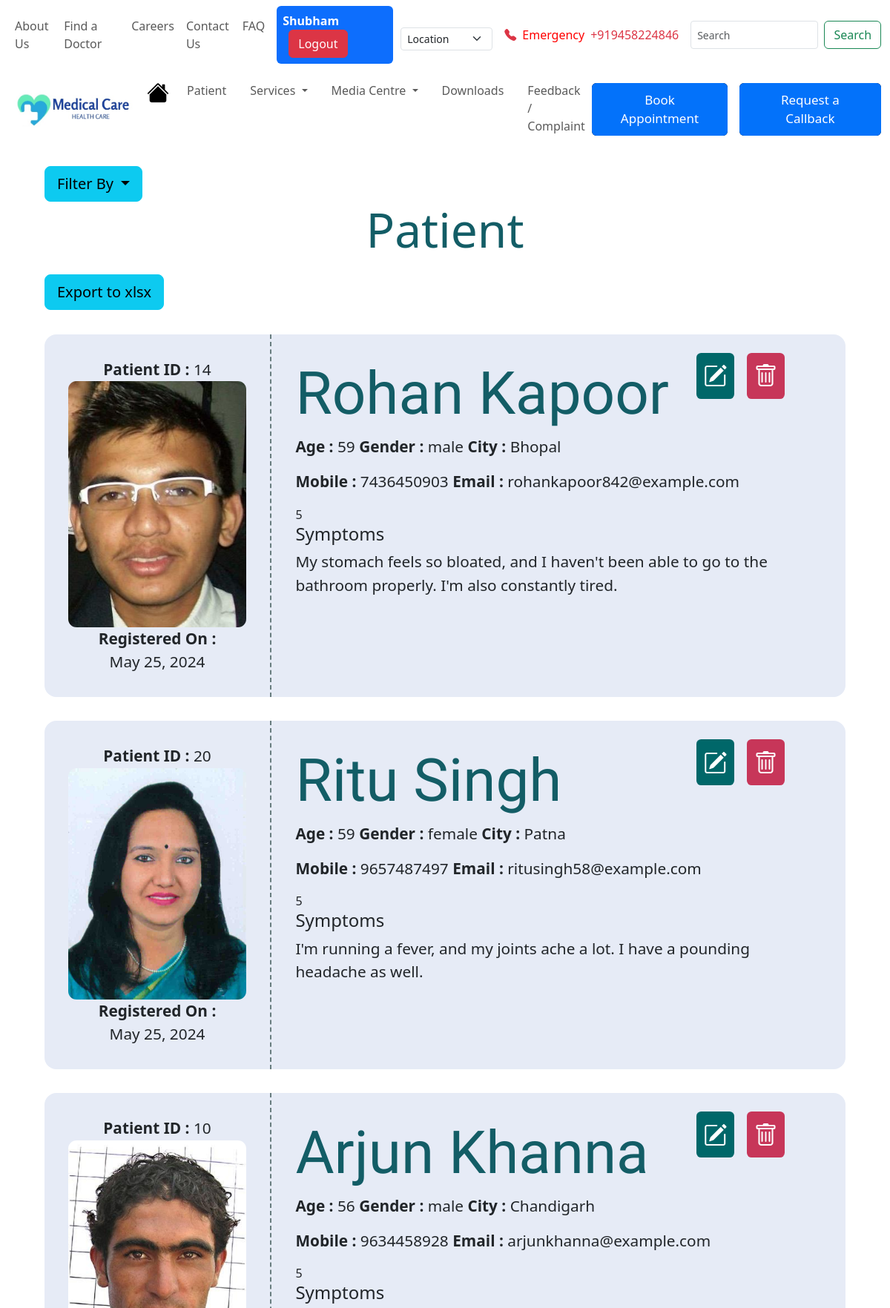
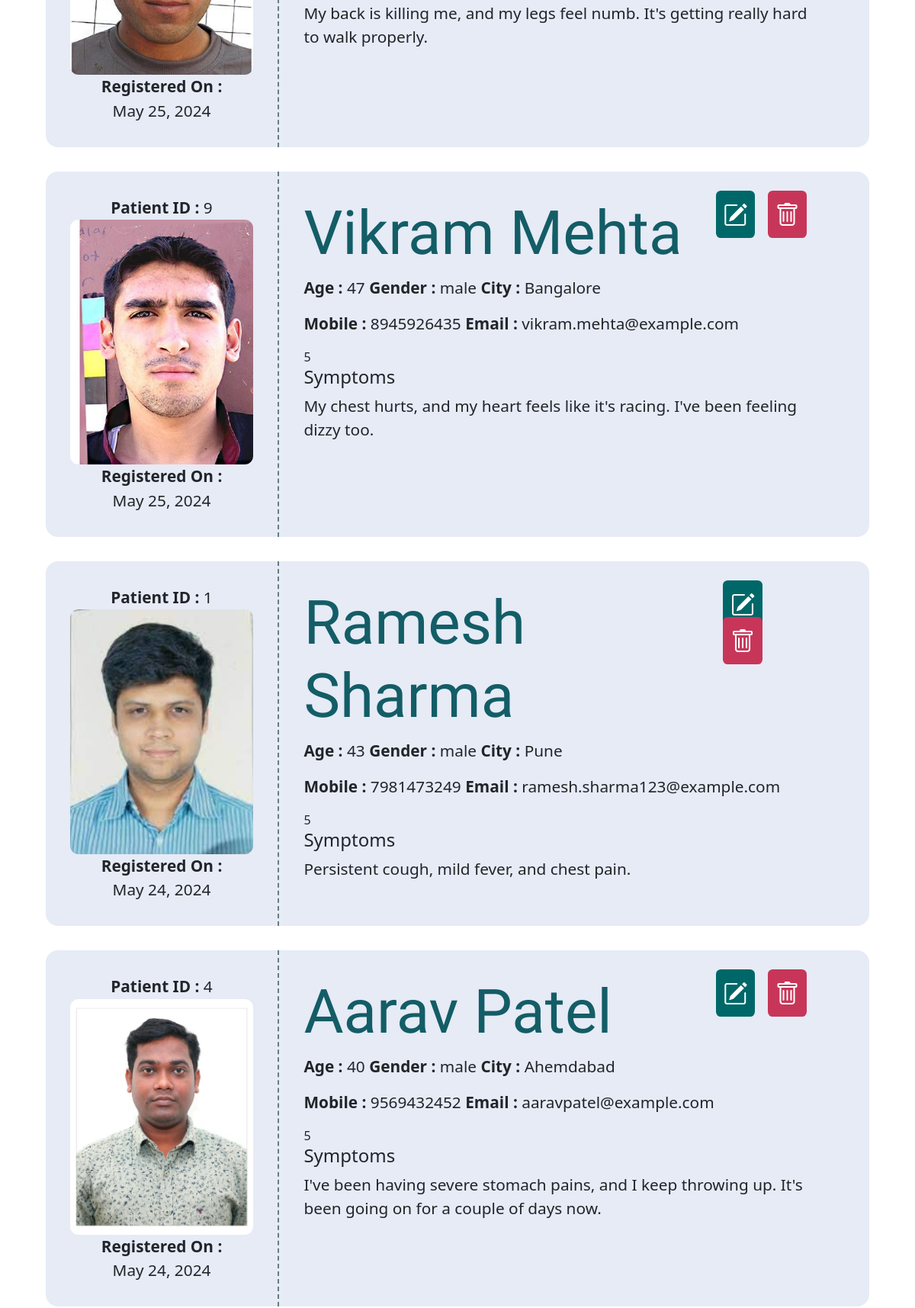
The page /patient/filter/age-desc (signed in, upper part) on the database its author committed (2 pictures, top to bottom).
### Patient/models.py (models this page shows, shortened)
class Patients(models.Model):
    patient_id = models.AutoField(primary_key=True, unique=True)
    patient_full_name = models.CharField(max_length=100)
    patient_father_name = models.CharField(max_length=100)
    patient_age = models.SmallIntegerField()
    patient_gender = models.CharField(max_length=10)
    patient_mobile = models.CharField(max_length=10,unique=True)
    patient_email = models.EmailField(max_length=100,unique=True)
    patient_city = models.CharField(max_length=50)
    patient_symptoms = models.CharField(max_length=1000)
    registeration_time = models.DateField(auto_now_add=True)
    patient_image = models.ImageField(upload_to='patient_image/',null=True) # For uploaded photo

### Patient/views.py (the view)
# urls.py: path('filter/<slug:by>', views.filter_patient, name='filter-patient'),
def filter_patient(request,by):
    if not (request.session.get('staff_id')):
        return redirect('Patient:login')
    if by == 'male':
        patients = models.Patients.objects.filter(patient_gender='male').all()
        data = {
            'patients' : patients
        }
    elif by == 'female':
        patients = models.Patients.objects.filter(patient_gender='female').all()
        data = {
            'patients' : patients
        }
    elif by == 'age-asc':
        patients = models.Patients.objects.order_by('patient_age')
        data = {
            'patients' : patients
        }
    elif by == 'age-desc':
        patients = models.Patients.objects.order_by('-patient_age')
        data = {
            'patients' : patients
        }
    return render(request,'Patient/patient.html',context=data)

### Patient/templates/Patient/patient.html (shortened to what this page needs)
<!doctype html>
{% load static %}
<html lang="en">
    <head>
        <link href="https://cdn.jsdelivr.net/npm/bootstrap@5.3.3/dist/css/bootstrap.min.css" rel="stylesheet">
        <link rel="stylesheet" href="https://cdn.jsdelivr.net/npm/bootstrap-icons@1.11.3/font/bootstrap-icons.min.css">
        <link rel="stylesheet" href="{% static 'css/patient.css' %}">
    </head>
    <body>
        {% include 'navbar.html' %}
        <main>
            <div class="dropdown">
                <button class="btn btn-info dropdown-toggle btn-lg" type="button" data-bs-toggle="dropdown" aria-expanded="false">
                  Filter By
                </button>
              </div>
              <div>
                  <h1>Patient</h1>
              </div>
                <a class="btn btn-info btn-lg" type="button" aria-expanded="false" href="{% url 'Patient:to-excel' %}">Export to xlsx</a></span>
            {% for patient in patients %}
            <div>
                <div class="patient-card">
                    <div class="left-side">
                        <span><b>Patient ID : </b>{{patient.patient_id}}</span>
                        <div>
                            <img src="{{patient.patient_image.url}}" alt="patientimage">
                        </div>
                        <span><b>Registered On : </b></span>
                        <span>{{patient.registeration_time}}</span>
                    </div>
                    <div class="right-side w-100">
                        <div class="d-flex justify-content-between">
                        <h2>{{patient.patient_full_name}}</h2>
                                <div class="alter-btn">
                                    {% if request.session.staff_designation == 'Doctor' or 'Administrator' %}
                                        <a class="edit" href="{% url 'Patient:update' id=patient.patient_id %}"><i class="bi bi-pencil-square"></i></a>
                                        <a class="delete" href="{% url 'Patient:delete-card' id=patient.patient_id %}"><i class="bi bi-trash"></i></a>
                                    {% endif %}
                                </div>
                            </div>
                        <div class="details">
                            <p>
                                <span><b>Age : </b>{{patient.patient_age}}</span>
                                <span><b>Gender : </b>{{patient.patient_gender}}</span>
                                <span><b>City : </b>{{patient.patient_city}}</span>
                            </p>
                            <p>
                                <span><b>Mobile : </b>{{patient.patient_mobile}}</span>
                                <span><b>Email : </b>{{patient.patient_email}}</span>
                            </p>5
                            <div>
                                <h4>Symptoms</h4>
                                <p>{{patient.patient_symptoms}}</p>
                            </div>
                        </div>
                    </div>
                </div>
            </div>
            {% endfor %}
        </main>
        {% include 'footer.html' %}
    </body>
</html>

### Patient/static/css/patient.css (style rules this page uses)
main { margin: 2% 5%; }
.patient-card { display: flex; background-color: #e6ebf6; border-radius: 1em; transition: transform 0.2s; margin: 3% 0; }
.patient-card p , .left-side span { font-family: 'Segoe UI', Tahoma, Geneva, Verdana, sans-serif; font-size: 1.3em; }
.left-side { display: flex; flex-direction: column; align-items: center; padding: 2em; border-right: 2px dashed #687d7f; }
.right-side { padding: 3% 7% 2% 3%; }
.right-side h2 { font-family: "Courgette", cursive; font-size: 5em; color: #135D66; }
.left-side img { border-radius: 0.7em; width: 15em; }
main h1 { text-align: center; color: #135D66; font-size: 4em; margin-bottom: 2%; }
.alter-btn a { font-size: 2em; margin: 0.2em; padding: 0.3em; color: white; border-radius: 0.2em; transition: all 0.2s; }
.delete { background-color: #C73659; }
.edit { background-color: #006769; }

### static/css/footer.css (style rules this page uses)
body { min-height: 100vh; display: flex; flex-direction: column; }

### rows shown on the page
Patients: patient_id "14", patient_image (picture), registeration_time "May 25, 2024", patient_full_name "Rohan Kapoor", patient_age "59", patient_gender "male", patient_city "Bhopal", patient_mobile "7436450903", patient_email "rohankapoor842@example.com", patient_symptoms "My stomach feels so bloated, and I haven't been able to go to the bathroom properly. I'm also constantly tired."
Patients: patient_id "20", patient_image (picture), registeration_time "May 25, 2024", patient_full_name "Ritu Singh", patient_age "59", patient_gender "female", patient_city "Patna", patient_mobile "9657487497", patient_email "ritusingh58@example.com", patient_symptoms "I'm running a fever, and my joints ache a lot. I have a pounding headache as well."
Patients: patient_id "10", patient_image (picture), registeration_time "May 25, 2024", patient_full_name "Arjun Khanna", patient_age "56", patient_gender "male", patient_city "Chandigarh", patient_mobile "9634458928", patient_email "arjunkhanna@example.com", patient_symptoms "My back is killing me, and my legs feel numb. It's getting really hard to walk properly."
Patients: patient_id "9", patient_image (picture), registeration_time "May 25, 2024", patient_full_name "Vikram Mehta", patient_age "47", patient_gender "male", patient_city "Bangalore", patient_mobile "8945926435", patient_email "vikram.mehta@example.com", patient_symptoms "My chest hurts, and my heart feels like it's racing. I've been feeling dizzy too."
Patients: patient_id "1", patient_image (picture), registeration_time "May 24, 2024", patient_full_name "Ramesh Sharma", patient_age "43", patient_gender "male", patient_city "Pune", patient_mobile "7981473249", patient_email "ramesh.sharma123@example.com", patient_symptoms "Persistent cough, mild fever, and chest pain."
Patients: patient_id "4", patient_image (picture), registeration_time "May 24, 2024", patient_full_name "Aarav Patel", patient_age "40", patient_gender "male", patient_city "Ahemdabad", patient_mobile "9569432452", patient_email "aaravpatel@example.com", patient_symptoms "I've been having severe stomach pains, and I keep throwing up. It's been going on for a couple of days now."

### other values the page prints
{{ request.session.staff_name }} "Shubham"
